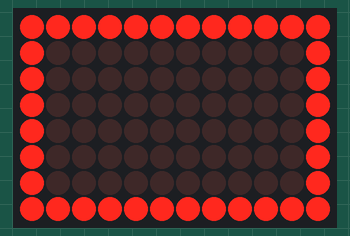
This sketch was run on a simulated Arduino Uno R4 WiFi. Parts: 12×8 LED matrix.

Above: at 0.1 s.
At 0.6 s:
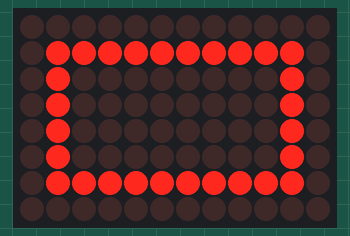
At 1.1 s:
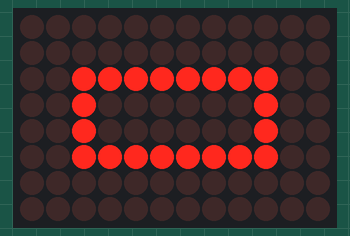
At 1.6 s:
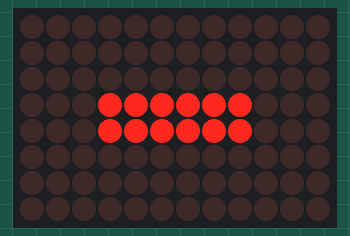

Measured:
- by itself, everything shown: repeats every 2.0 s, in 4 steps
- what the display in image 1 shows lasts 0.5 s, from 0.5 s to 1.0 s

The sketch:

matrixexample2.ino
```cpp
#include "Arduino_LED_Matrix.h"


ArduinoLEDMatrix matrix;

const uint32_t frame1[] = {
  0xfff80180,
  0x18018018,
  0x1801fff,
  66
};

const uint32_t frame2[] = {
  0x7fe40,
  0x24024024,
  0x27fe000,
  66
};

const uint32_t frame3[] = {
  0x3f,
  0xc2042043,
  0xfc000000,
  66
};

const uint32_t frame4[] = {
  0x0,
  0x1f81f80,
  0x0,
  66
};

void setup()
{
  matrix.begin();
}

void loop() {
  matrix.loadFrame(frame1);
  delay(500);
  matrix.loadFrame(frame2);
  delay(500);
  matrix.loadFrame(frame3);
  delay(500);
  matrix.loadFrame(frame4);
  delay(500);
}
```
